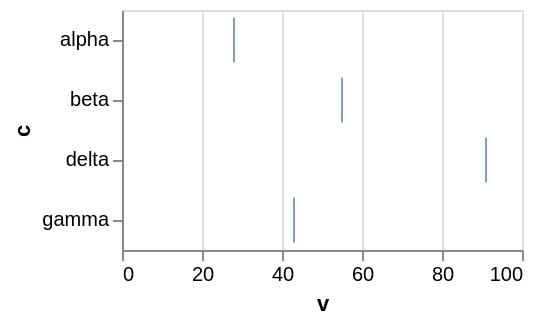

Here is the Vega-Lite specification saved for this chart:
### Vega-Lite specification from a JSON file in a GitHub repository (floating-point values rounded to 4 significant figures)
{"$schema": "https://vega.github.io/schema/vega-lite/v6.json", "width": 200, "height": 120, "data": {"values": [{"c": "alpha", "v": 28, "w": 3, "t": "2024-01-07"}, {"c": "beta", "v": 55, "w": 7, "t": "2024-03-19"}, {"c": "gamma", "v": 43, "w": 5, "t": "2024-06-02"}, {"c": "delta", "v": 91, "w": 9, "t": "2024-09-11"}]}, "mark": "tick", "encoding": {"x": {"field": "v", "type": "quantitative"}, "y": {"field": "c", "type": "nominal"}}, "config": {"tick": {"timeUnitBandSize": 8}}}
